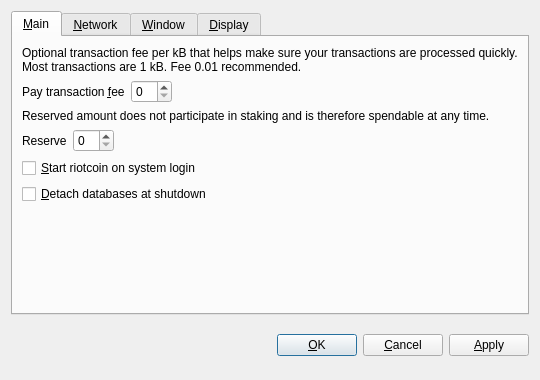
<?xml version="1.0" encoding="UTF-8"?>
<ui version="4.0">
 <class>OptionsDialog</class>
 <widget class="QDialog" name="OptionsDialog">
  <property name="geometry">
   <rect>
    <x>0</x>
    <y>0</y>
    <width>540</width>
    <height>380</height>
   </rect>
  </property>
  <property name="windowTitle">
   <string>Options</string>
  </property>
  <property name="modal">
   <bool>true</bool>
  </property>
  <layout class="QVBoxLayout" name="verticalLayout">
   <item>
    <widget class="QTabWidget" name="tabWidget">
     <property name="tabPosition">
      <enum>QTabWidget::North</enum>
     </property>
     <property name="currentIndex">
      <number>0</number>
     </property>
     <widget class="QWidget" name="tabMain">
      <attribute name="title">
       <string>&amp;Main</string>
      </attribute>
      <layout class="QVBoxLayout" name="verticalLayout_Main">
       <item>
        <widget class="QLabel" name="transactionFeeInfoLabel">
         <property name="text">
          <string>Optional transaction fee per kB that helps make sure your transactions are processed quickly. Most transactions are 1 kB. Fee 0.01 recommended.</string>
         </property>
         <property name="textFormat">
          <enum>Qt::PlainText</enum>
         </property>
         <property name="wordWrap">
          <bool>true</bool>
         </property>
        </widget>
       </item>
       <item>
        <layout class="QHBoxLayout" name="horizontalLayoutFee">
         <item>
          <widget class="QLabel" name="transactionFeeLabel">
           <property name="text">
            <string>Pay transaction &amp;fee</string>
           </property>
           <property name="textFormat">
            <enum>Qt::PlainText</enum>
           </property>
           <property name="buddy">
            <cstring>transactionFee</cstring>
           </property>
          </widget>
         </item>
         <item>
          <widget class="BitcoinAmountField" name="transactionFee"/>
         </item>
         <item>
          <spacer name="horizontalSpacerFee">
           <property name="orientation">
            <enum>Qt::Horizontal</enum>
           </property>
           <property name="sizeHint" stdset="0">
            <size>
             <width>40</width>
             <height>20</height>
            </size>
           </property>
          </spacer>
         </item>
        </layout>
       </item>
       <item>
        <widget class="QLabel" name="reserveBalanceInfoLabel">
         <property name="text">
          <string>Reserved amount does not participate in staking and is therefore spendable at any time.</string>
         </property>
         <property name="textFormat">
          <enum>Qt::PlainText</enum>
         </property>
         <property name="wordWrap">
          <bool>true</bool>
         </property>
        </widget>
       </item>
       <item>
        <layout class="QHBoxLayout" name="horizontalLayoutReserveBalance">
         <item>
          <widget class="QLabel" name="reserveBalanceLabel">
           <property name="text">
            <string>Reserve</string>
           </property>
           <property name="textFormat">
            <enum>Qt::PlainText</enum>
           </property>
           <property name="buddy">
            <cstring>reserveBalance</cstring>
           </property>
          </widget>
         </item>
         <item>
          <widget class="BitcoinAmountField" name="reserveBalance"/>
         </item>
         <item>
          <spacer name="horizontalSpacerReserveBalance">
           <property name="orientation">
            <enum>Qt::Horizontal</enum>
           </property>
           <property name="sizeHint" stdset="0">
            <size>
             <width>40</width>
             <height>20</height>
            </size>
           </property>
          </spacer>
         </item>
        </layout>
       </item>
       <item>
        <widget class="QCheckBox" name="bitcoinAtStartup">
         <property name="toolTip">
          <string>Automatically start riotcoin after logging in to the system.</string>
         </property>
         <property name="text">
          <string>&amp;Start riotcoin on system login</string>
         </property>
        </widget>
       </item>
       <item>
        <widget class="QCheckBox" name="detachDatabases">
         <property name="toolTip">
          <string>Detach block and address databases at shutdown. This means they can be moved to another data directory, but it slows down shutdown. The wallet is always detached.</string>
         </property>
         <property name="text">
          <string>&amp;Detach databases at shutdown</string>
         </property>
        </widget>
       </item>
       <item>
        <spacer name="verticalSpacer_Main">
         <property name="orientation">
          <enum>Qt::Vertical</enum>
         </property>
         <property name="sizeHint" stdset="0">
          <size>
           <width>20</width>
           <height>40</height>
          </size>
         </property>
        </spacer>
       </item>
      </layout>
     </widget>
     <widget class="QWidget" name="tabNetwork">
      <attribute name="title">
       <string>&amp;Network</string>
      </attribute>
      <layout class="QVBoxLayout" name="verticalLayout_Network">
       <item>
        <widget class="QCheckBox" name="mapPortUpnp">
         <property name="toolTip">
          <string>Automatically open the riotcoin client port on the router. This only works when your router supports UPnP and it is enabled.</string>
         </property>
         <property name="text">
          <string>Map port using &amp;UPnP</string>
         </property>
        </widget>
       </item>
       <item>
        <widget class="QCheckBox" name="connectSocks">
         <property name="toolTip">
          <string>Connect to the riotcoin network through a SOCKS proxy (e.g. when connecting through Tor).</string>
         </property>
         <property name="text">
          <string>&amp;Connect through SOCKS proxy:</string>
         </property>
        </widget>
       </item>
       <item>
        <layout class="QHBoxLayout" name="horizontalLayout_Network">
         <item>
          <widget class="QLabel" name="proxyIpLabel">
           <property name="text">
            <string>Proxy &amp;IP:</string>
           </property>
           <property name="textFormat">
            <enum>Qt::PlainText</enum>
           </property>
           <property name="buddy">
            <cstring>proxyIp</cstring>
           </property>
          </widget>
         </item>
         <item>
          <widget class="QValidatedLineEdit" name="proxyIp">
           <property name="maximumSize">
            <size>
             <width>140</width>
             <height>16777215</height>
            </size>
           </property>
           <property name="toolTip">
            <string>IP address of the proxy (e.g. 127.0.0.1)</string>
           </property>
          </widget>
         </item>
         <item>
          <widget class="QLabel" name="proxyPortLabel">
           <property name="text">
            <string>&amp;Port:</string>
           </property>
           <property name="textFormat">
            <enum>Qt::PlainText</enum>
           </property>
           <property name="buddy">
            <cstring>proxyPort</cstring>
           </property>
          </widget>
         </item>
         <item>
          <widget class="QLineEdit" name="proxyPort">
           <property name="maximumSize">
            <size>
             <width>55</width>
             <height>16777215</height>
            </size>
           </property>
           <property name="toolTip">
            <string>Port of the proxy (e.g. 9050)</string>
           </property>
          </widget>
         </item>
         <item>
          <widget class="QLabel" name="socksVersionLabel">
           <property name="text">
            <string>SOCKS &amp;Version:</string>
           </property>
           <property name="textFormat">
            <enum>Qt::PlainText</enum>
           </property>
           <property name="buddy">
            <cstring>socksVersion</cstring>
           </property>
          </widget>
         </item>
         <item>
          <widget class="QValueComboBox" name="socksVersion">
           <property name="toolTip">
            <string>SOCKS version of the proxy (e.g. 5)</string>
           </property>
          </widget>
         </item>
         <item>
          <spacer name="horizontalSpacer_Network">
           <property name="orientation">
            <enum>Qt::Horizontal</enum>
           </property>
           <property name="sizeHint" stdset="0">
            <size>
             <width>40</width>
             <height>20</height>
            </size>
           </property>
          </spacer>
         </item>
        </layout>
       </item>
       <item>
        <spacer name="verticalSpacer_Network">
         <property name="orientation">
          <enum>Qt::Vertical</enum>
         </property>
         <property name="sizeHint" stdset="0">
          <size>
           <width>20</width>
           <height>40</height>
          </size>
         </property>
        </spacer>
       </item>
      </layout>
     </widget>
     <widget class="QWidget" name="tabWindow">
      <attribute name="title">
       <string>&amp;Window</string>
      </attribute>
      <layout class="QVBoxLayout" name="verticalLayout_Window">
       <item>
        <widget class="QCheckBox" name="minimizeToTray">
         <property name="toolTip">
          <string>Show only a tray icon after minimizing the window.</string>
         </property>
         <property name="text">
          <string>&amp;Minimize to the tray instead of the taskbar</string>
         </property>
        </widget>
       </item>
       <item>
        <widget class="QCheckBox" name="minimizeOnClose">
         <property name="toolTip">
          <string>Minimize instead of exit the application when the window is closed. When this option is enabled, the application will be closed only after selecting Quit in the menu.</string>
         </property>
         <property name="text">
          <string>M&amp;inimize on close</string>
         </property>
        </widget>
       </item>
       <item>
        <spacer name="verticalSpacer_Window">
         <property name="orientation">
          <enum>Qt::Vertical</enum>
         </property>
         <property name="sizeHint" stdset="0">
          <size>
           <width>20</width>
           <height>40</height>
          </size>
         </property>
        </spacer>
       </item>
      </layout>
     </widget>
     <widget class="QWidget" name="tabDisplay">
      <attribute name="title">
       <string>&amp;Display</string>
      </attribute>
      <layout class="QVBoxLayout" name="verticalLayout_Display">
       <item>
        <layout class="QHBoxLayout" name="horizontalLayout_1_Display">
         <item>
          <widget class="QLabel" name="langLabel">
           <property name="text">
            <string>User Interface &amp;language:</string>
           </property>
           <property name="textFormat">
            <enum>Qt::PlainText</enum>
           </property>
           <property name="buddy">
            <cstring>lang</cstring>
           </property>
          </widget>
         </item>
         <item>
          <widget class="QValueComboBox" name="lang">
           <property name="toolTip">
            <string>The user interface language can be set here. This setting will take effect after restarting riotcoin.</string>
           </property>
          </widget>
         </item>
        </layout>
       </item>
       <item>
        <layout class="QHBoxLayout" name="horizontalLayout_2_Display">
         <item>
          <widget class="QLabel" name="unitLabel">
           <property name="text">
            <string>&amp;Unit to show amounts in:</string>
           </property>
           <property name="textFormat">
            <enum>Qt::PlainText</enum>
           </property>
           <property name="buddy">
            <cstring>unit</cstring>
           </property>
          </widget>
         </item>
         <item>
          <widget class="QValueComboBox" name="unit">
           <property name="toolTip">
            <string>Choose the default subdivision unit to show in the interface and when sending coins.</string>
           </property>
          </widget>
         </item>
        </layout>
       </item>
       <item>
        <widget class="QCheckBox" name="displayAddresses">
         <property name="toolTip">
          <string>Whether to show riotcoin addresses in the transaction list or not.</string>
         </property>
         <property name="text">
          <string>&amp;Display addresses in transaction list</string>
         </property>
        </widget>
       </item>
       <item>
        <widget class="QCheckBox" name="coinControlFeatures">
         <property name="toolTip">
          <string>Whether to show coin control features or not.</string>
         </property>
         <property name="text">
          <string>Display coin &amp;control features (experts only!)</string>
         </property>
        </widget>
       </item>
       <item>
        <spacer name="verticalSpacer_Display">
         <property name="orientation">
          <enum>Qt::Vertical</enum>
         </property>
         <property name="sizeHint" stdset="0">
          <size>
           <width>20</width>
           <height>40</height>
          </size>
         </property>
        </spacer>
       </item>
      </layout>
     </widget>
    </widget>
   </item>
   <item>
    <layout class="QHBoxLayout" name="horizontalLayout_Buttons">
     <item>
      <spacer name="horizontalSpacer_1">
       <property name="orientation">
        <enum>Qt::Horizontal</enum>
       </property>
       <property name="sizeHint" stdset="0">
        <size>
         <width>40</width>
         <height>48</height>
        </size>
       </property>
      </spacer>
     </item>
     <item>
      <widget class="QLabel" name="statusLabel">
       <property name="font">
        <font>
         <weight>75</weight>
         <bold>true</bold>
        </font>
       </property>
       <property name="text">
        <string/>
       </property>
       <property name="textFormat">
        <enum>Qt::PlainText</enum>
       </property>
       <property name="wordWrap">
        <bool>true</bool>
       </property>
      </widget>
     </item>
     <item>
      <spacer name="horizontalSpacer_2">
       <property name="orientation">
        <enum>Qt::Horizontal</enum>
       </property>
       <property name="sizeHint" stdset="0">
        <size>
         <width>40</width>
         <height>48</height>
        </size>
       </property>
      </spacer>
     </item>
     <item>
      <widget class="QPushButton" name="okButton">
       <property name="text">
        <string>&amp;OK</string>
       </property>
      </widget>
     </item>
     <item>
      <widget class="QPushButton" name="cancelButton">
       <property name="text">
        <string>&amp;Cancel</string>
       </property>
       <property name="autoDefault">
        <bool>false</bool>
       </property>
      </widget>
     </item>
     <item>
      <widget class="QPushButton" name="applyButton">
       <property name="text">
        <string>&amp;Apply</string>
       </property>
       <property name="autoDefault">
        <bool>false</bool>
       </property>
      </widget>
     </item>
    </layout>
   </item>
  </layout>
 </widget>
 <customwidgets>
  <customwidget>
   <class>BitcoinAmountField</class>
   <extends>QSpinBox</extends>
   <header>bitcoinamountfield.h</header>
  </customwidget>
  <customwidget>
   <class>QValueComboBox</class>
   <extends>QComboBox</extends>
   <header>qvaluecombobox.h</header>
  </customwidget>
  <customwidget>
   <class>QValidatedLineEdit</class>
   <extends>QLineEdit</extends>
   <header>qvalidatedlineedit.h</header>
  </customwidget>
 </customwidgets>
 <resources/>
 <connections/>
</ui>
